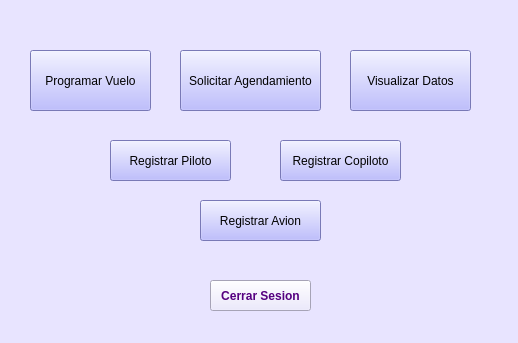
<?xml version="1.0" encoding="UTF-8"?>
<ui version="4.0">
 <class>MainWindow</class>
 <widget class="QMainWindow" name="MainWindow">
  <property name="geometry">
   <rect>
    <x>0</x>
    <y>0</y>
    <width>518</width>
    <height>343</height>
   </rect>
  </property>
  <property name="windowTitle">
   <string>AeroCamp</string>
  </property>
  <property name="styleSheet">
   <string notr="true">background-color: rgb(232, 228, 255);</string>
  </property>
  <widget class="QWidget" name="centralwidget">
   <widget class="QPushButton" name="bt_programarVuelo">
    <property name="geometry">
     <rect>
      <x>30</x>
      <y>50</y>
      <width>121</width>
      <height>61</height>
     </rect>
    </property>
    <property name="font">
     <font>
      <pointsize>9</pointsize>
     </font>
    </property>
    <property name="styleSheet">
     <string notr="true">background-color: rgb(170, 170, 255);</string>
    </property>
    <property name="text">
     <string>Programar Vuelo</string>
    </property>
   </widget>
   <widget class="QPushButton" name="bt_solicitarAgendamiento">
    <property name="geometry">
     <rect>
      <x>180</x>
      <y>50</y>
      <width>141</width>
      <height>61</height>
     </rect>
    </property>
    <property name="font">
     <font>
      <pointsize>9</pointsize>
     </font>
    </property>
    <property name="styleSheet">
     <string notr="true">background-color: rgb(170, 170, 255);</string>
    </property>
    <property name="text">
     <string>Solicitar Agendamiento</string>
    </property>
   </widget>
   <widget class="QPushButton" name="bt_visualizarDatos">
    <property name="geometry">
     <rect>
      <x>350</x>
      <y>50</y>
      <width>121</width>
      <height>61</height>
     </rect>
    </property>
    <property name="font">
     <font>
      <pointsize>9</pointsize>
     </font>
    </property>
    <property name="styleSheet">
     <string notr="true">background-color: rgb(170, 170, 255);</string>
    </property>
    <property name="text">
     <string>Visualizar Datos</string>
    </property>
   </widget>
   <widget class="QPushButton" name="bt_cerrarSesion">
    <property name="geometry">
     <rect>
      <x>210</x>
      <y>280</y>
      <width>101</width>
      <height>31</height>
     </rect>
    </property>
    <property name="font">
     <font>
      <weight>75</weight>
      <bold>true</bold>
     </font>
    </property>
    <property name="styleSheet">
     <string notr="true">background-color: rgb(232, 228, 255);
color: rgb(85, 0, 127);</string>
    </property>
    <property name="text">
     <string>Cerrar Sesion</string>
    </property>
   </widget>
   <widget class="QPushButton" name="pushButton_2">
    <property name="geometry">
     <rect>
      <x>110</x>
      <y>140</y>
      <width>121</width>
      <height>41</height>
     </rect>
    </property>
    <property name="styleSheet">
     <string notr="true">background-color: rgb(170, 170, 255);</string>
    </property>
    <property name="text">
     <string>Registrar Piloto</string>
    </property>
   </widget>
   <widget class="QPushButton" name="pushButton_3">
    <property name="geometry">
     <rect>
      <x>280</x>
      <y>140</y>
      <width>121</width>
      <height>41</height>
     </rect>
    </property>
    <property name="styleSheet">
     <string notr="true">background-color: rgb(170, 170, 255);</string>
    </property>
    <property name="text">
     <string>Registrar Copiloto</string>
    </property>
   </widget>
   <widget class="QPushButton" name="pushButton_4">
    <property name="geometry">
     <rect>
      <x>200</x>
      <y>200</y>
      <width>121</width>
      <height>41</height>
     </rect>
    </property>
    <property name="styleSheet">
     <string notr="true">background-color: rgb(170, 170, 255);</string>
    </property>
    <property name="text">
     <string>Registrar Avion</string>
    </property>
   </widget>
  </widget>
  <widget class="QStatusBar" name="statusbar"/>
 </widget>
 <resources/>
 <connections/>
</ui>
